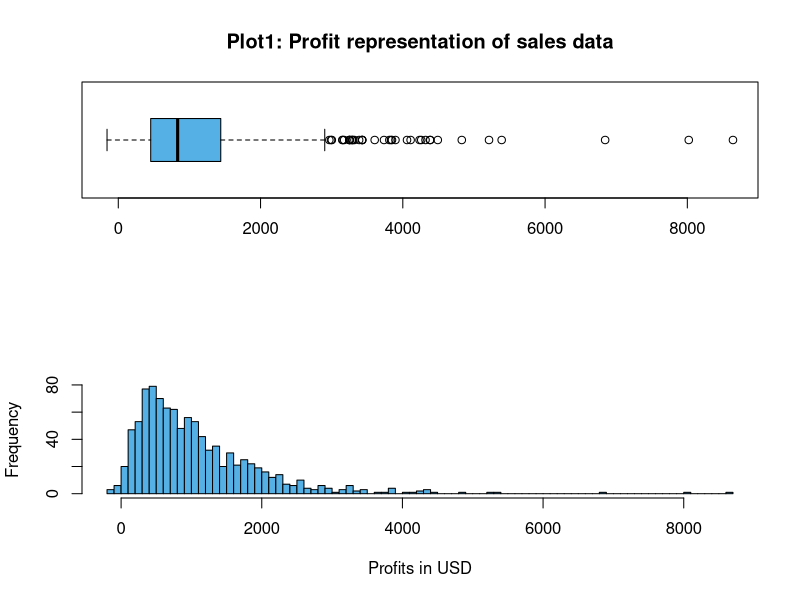
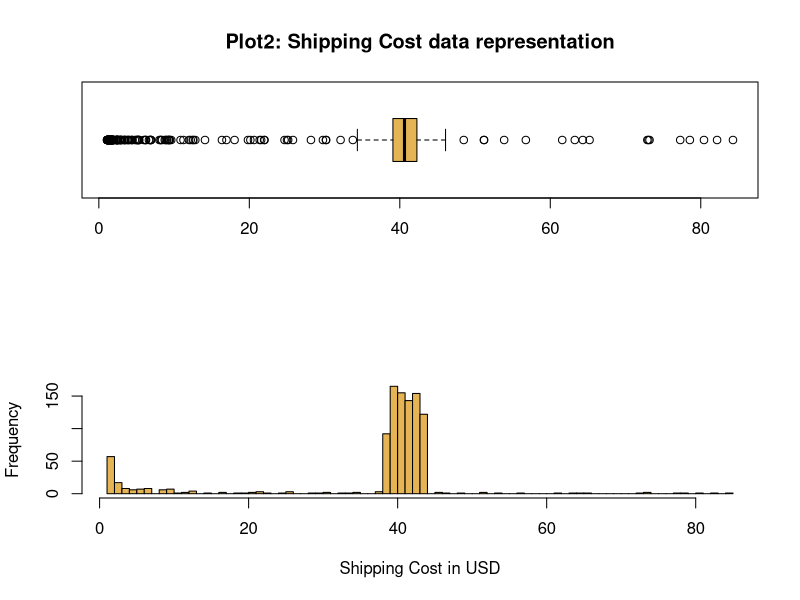
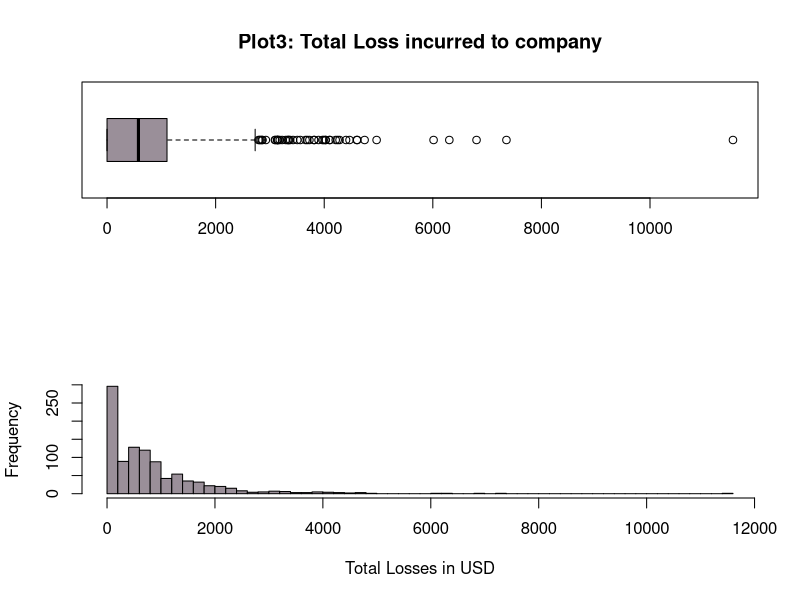
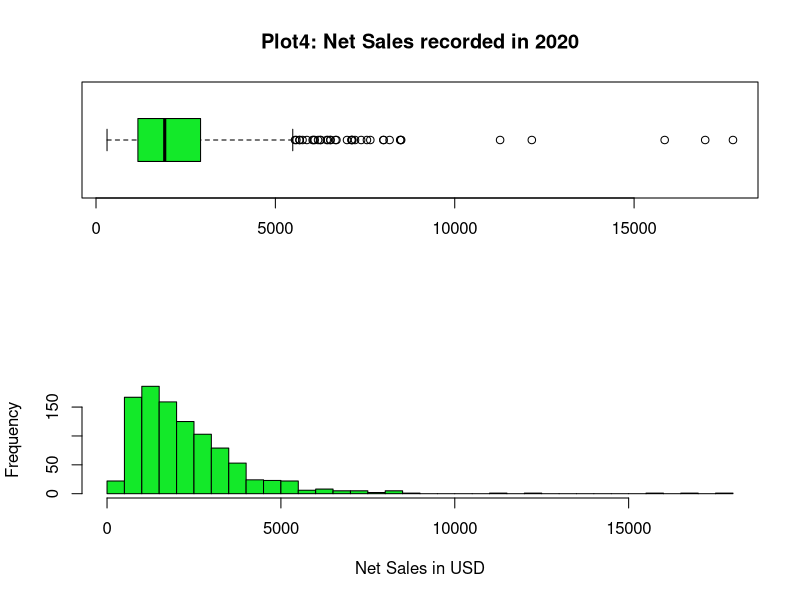
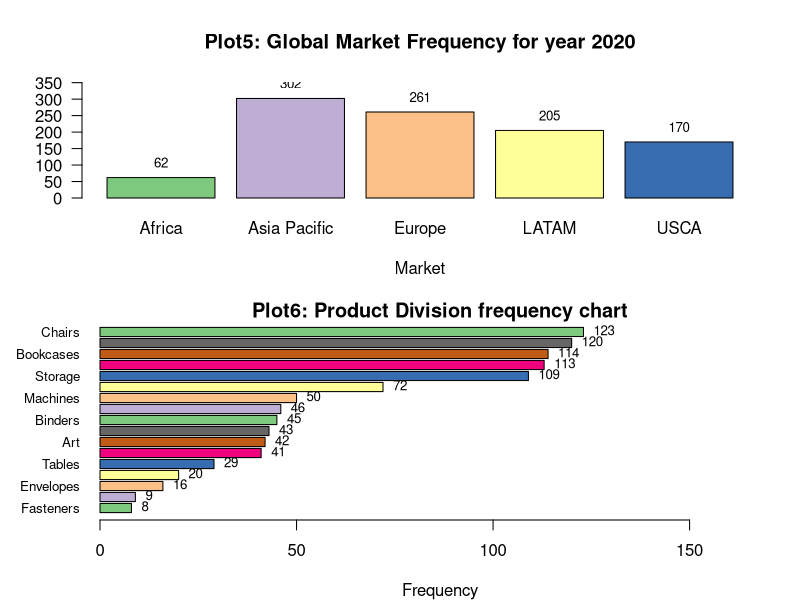
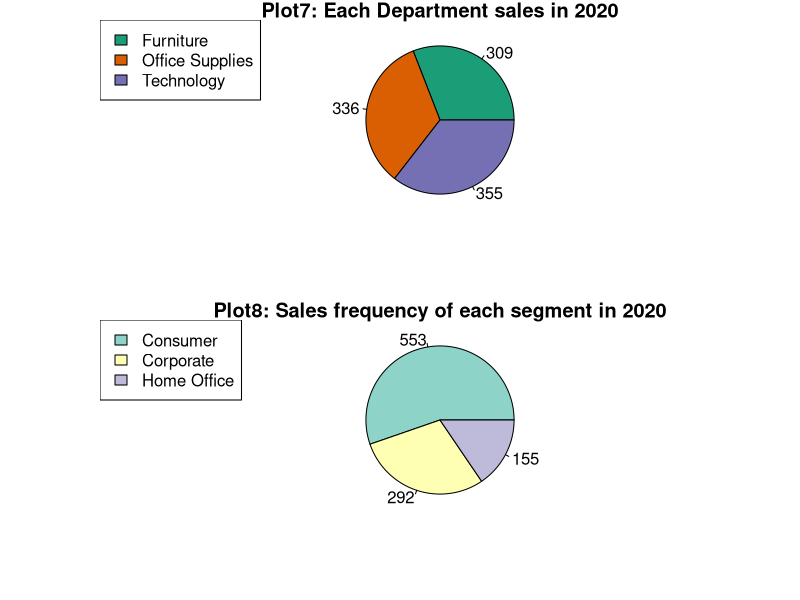
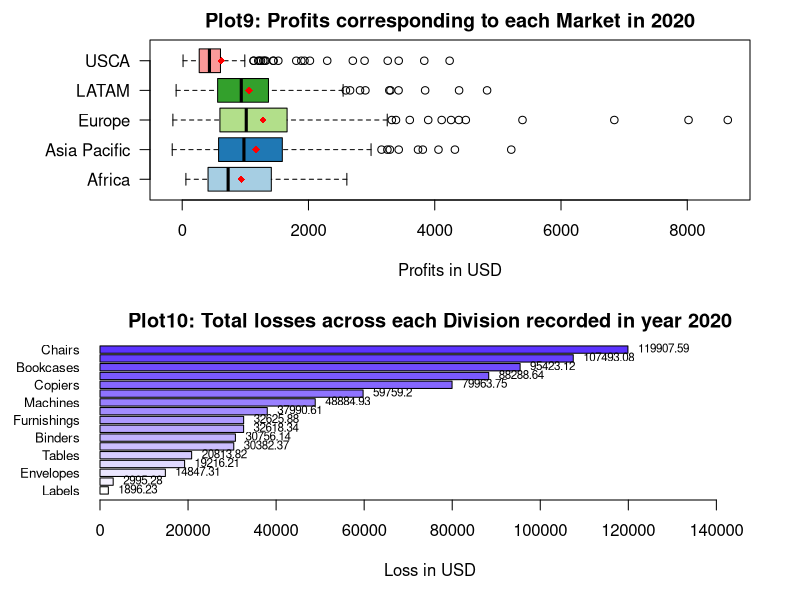
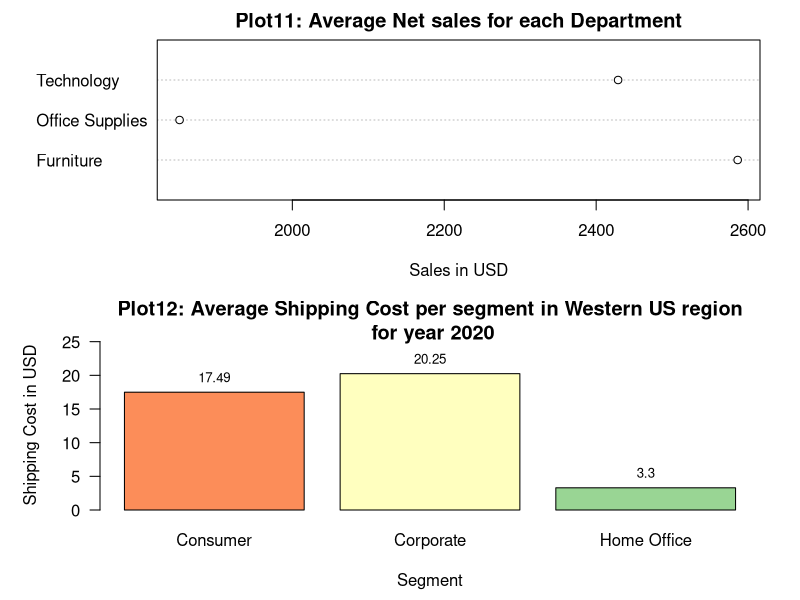

Here is the R script that generated these plots, in order:
## ---- chunk 1
# importing required libraries
library(dplyr)
library(RColorBrewer)
library(knitr)
library(readxl)
library(kableExtra)
library(ggplot2)
library(reshape2)

# importing data set
sales2020 <- read_xlsx("DataSets/Project6Data.xlsx")
## ---- chunk 2
# calculating the descriptive statistics
Tmean <- mean(sales2020$Sales_Total)
Tstdev <- sd(sales2020$Sales_Total)
Tmax <- max(sales2020$Sales_Total)
Tmin <- min(sales2020$Sales_Total)
Tmed <- median(sales2020$Sales_Total)
Trange <- Tmax-Tmin
Smean <- mean(sales2020$ShippingCost_Product)
Sstdev <- sd(sales2020$ShippingCost_Product)
Smax <- max(sales2020$ShippingCost_Product)
Smin <- min(sales2020$ShippingCost_Product)
Smed <- median(sales2020$ShippingCost_Product)
Srange <- Smax-Smin
Lmean <- mean(sales2020$Total_loss)
Lstdev <- sd(sales2020$Total_loss)
Lmax <- max(sales2020$Total_loss)
Lmin <- min(sales2020$Total_loss)
Lmed <- median(sales2020$Total_loss)
Lrange <- Lmax-Lmin
Nmean <- mean(sales2020$Net_Sale)
Nstdev <- sd(sales2020$Net_Sale)
Nmax <- max(sales2020$Net_Sale)
Nmin <- min(sales2020$Net_Sale)
Nmed <- median(sales2020$Net_Sale)
Nrange <- Nmax-Nmin
Pmean <- mean(sales2020$Profits)
Pstdev <- sd(sales2020$Profits)
Pmax <- max(sales2020$Profits)
Pmin <- min(sales2020$Profits)
Pmed <- median(sales2020$Profits)
Prange <- Pmax-Pmin
vec <- c(Tmean,Smean,Lmean,Nmean,Pmean,Tstdev,Sstdev,Lstdev,Nstdev,Pstdev,Tmed,Smed,Lmed,Nmed,Pmed,Trange,Srange,Lrange,Nrange,Prange)
colnm <- c("Total Sales","Shipping Cost","Total Loss","Net Sales","Profit")
rownm <- c("Mean","Std Dev","Median","Range")

# creating matrix
descSts <- matrix(vec,nrow = length(rownm),ncol = length(colnm),byrow = TRUE, dimnames = list(rownm,colnm))
kable(round(descSts,2), "html",caption = "<center>Table1: Basic statistics for Numerical variables") %>%
  kable_styling("striped", font_size = 14)

## ---- chunk 3
par(mfcol = c(2,1))

boxplot(sales2020$Profits, horizontal = T,col = "#55B0E5",main="Plot1: Profit representation of sales data")

hist(sales2020$Profits, breaks = 80, main = "",col = "#55B0E5", xlab = "Profits in USD")
    
## ---- chunk 4
par(mfcol = c(2,1))

boxplot(sales2020$ShippingCost_Product, horizontal = T,col = "#E5B555",main="Plot2: Shipping Cost data representation")

hist(sales2020$ShippingCost_Product, breaks = 80, main = "",col = "#E5B555", xlab = "Shipping Cost in USD")
## ---- chunk 5
par(mfcol = c(2,1))

boxplot(sales2020$Total_loss, horizontal = T,col = "#9A8F99",main="Plot3: Total Loss incurred to company")

hist(sales2020$Total_loss, breaks = 80, main = "",col = "#9A8F99", xlab = "Total Losses in USD")
## ---- chunk 6
par(mfcol = c(2,1))

boxplot(sales2020$Net_Sale, horizontal = T,col = "#13E929",main="Plot4: Net Sales recorded in 2020")

hist(sales2020$Net_Sale, breaks = 45, main = "",col = "#13E929", xlab = "Net Sales in USD")
## ---- chunk 7
tbl_Mkt <- table(sales2020$Market)

plot5 = barplot(tbl_Mkt,ylim = c(0,50+max(tbl_Mkt)), col = brewer.pal(5,"Accent"), las=1, 
                main = "Plot5: Global Market Frequency for year 2020", xlab = "Market")

text(x=plot5,y=tbl_Mkt,label=tbl_Mkt,pos=3,cex=0.8)
## ---- chunk 8
par(mar =c(4,5,1,1))
tbl_Dvsn <- table(sales2020$Division)
ord_dvsn <- tbl_Dvsn[order(tbl_Dvsn,decreasing = F)]

plt6 = barplot(ord_dvsn,horiz = T,xlim = c(0,50+max(ord_dvsn)), col = brewer.pal(8,"Accent"), las=1, cex.names = 0.8,
               main = "Plot6: Product Division frequency chart", xlab = "Frequency")

text(y=plt6,x=ord_dvsn,label=ord_dvsn,pos=4,cex=0.8)

## ---- chunk 9
tbl_Dept <- table(sales2020$Department)

plt7 = pie(tbl_Dept,labels = tbl_Dept,col = brewer.pal(3,"Dark2"), main = "Plot7: Each Department sales in 2020")

legend("topleft",names(tbl_Dept),border = "black",fill = brewer.pal(3,"Dark2"))
## ---- chunk 10
tbl_Op <- table(sales2020$Segment)

plt8 = pie(tbl_Op,labels = tbl_Op,col = brewer.pal(4,"Set3"),main = "Plot8: Sales frequency of each segment in 2020")

legend("topleft",names(tbl_Op),border = "black",fill = brewer.pal(4,"Set3"))

## ---- chunk 11
par(mai = c(1,1.5,0.4,0.5))
plt9 = boxplot(sales2020$Profits~sales2020$Market,horizontal = T,las=1,ylab="",cex.names=0.7 ,col = brewer.pal(5, "Paired"),
               main = "Plot9: Profits corresponding to each Market in 2020", xlab = "Profits in USD")
nsavg <- tapply(sales2020$Profits, sales2020$Market, mean)

points(x=nsavg, y=c(1,2,3,4,5), pch=18, col = "red")

## ---- chunk 12
par(mai = c(1,1,0.4,0.4))
Tloss <-  tapply(sales2020$Total_loss, sales2020$Division, sum)
SALoss <- Tloss[order(Tloss,decreasing = FALSE)]
plt10 = barplot(SALoss, horiz = T,las=1,cex.names = 0.8,xlim = c(0,30000+max(SALoss)), col = hsv(0.7, seq(0,0.8,length.out = 17), 1),
                main = "Plot10: Total losses across each Division recorded in year 2020", xlab = "Loss in USD")
text(SALoss,plt10,round(SALoss,2),cex = 0.7,pos=4)
## ---- chunk 13
NSMean = tapply(sales2020$Net_Sale, sales2020$Department, mean)

plt11 = dotchart(NSMean, main = "Plot11: Average Net sales for each Department", xlab = "Sales in USD")

## ---- chunk 14
par(mai = c(0.9,1,0.4,0.4))
WSsales <- filter(sales2020,sales2020$Region == "Western US")

scost <- tapply(WSsales$ShippingCost_Product, WSsales$Segment, mean)

kable(round(scost,2), caption = "<center>Table 2: Average Shipping cost across each Segment for Western US market in year 2020", "html", col.names = "Shipping Cost in USD") %>%
  kable_styling("striped", font_size = 14)

plt12 = barplot(scost,las=1, col = brewer.pal(3, "Spectral"), ylim = c(0,5+max(scost)),
                main = "Plot12: Average Shipping Cost per segment in Western US region\n for year 2020", xlab = "Segment", ylab = "Shipping Cost in USD")
text(x=plt12, y=scost, labels = round(scost,2),pos = 3, cex = 0.8)

## ---- chunk 15
sale_usca <- filter(sales2020, sales2020$Market == "USCA")

sale_africa <- filter(sales2020, sales2020$Market == "Africa")

sa_avg_prof <- tapply(sale_africa$Profits, sale_africa$Department, mean)
su_avg_prof <- tapply(sale_usca$Profits, sale_usca$Department, mean)

par(mfrow = c(2,2))

p1 = barplot(tbl_Mkt,ylim = c(0,50+max(tbl_Mkt)), col = brewer.pal(5,"Accent"), las=2, 
                main = "", xlab = "Market", cex.names = 0.7)

p2 = boxplot(sales2020$Profits~sales2020$Market,horizontal = T,las=1,ylab="",cex.names=0.7 ,col = brewer.pal(5, "Paired"),
               main = "", xlab = "Profits in USD")
nsavg <- tapply(sales2020$Profits, sales2020$Market, mean)
points(x=nsavg, y=c(1,2,3,4,5), pch=18, col = "red")

p3 = barplot(sa_avg_prof, ylim = c(0,200+max(sa_avg_prof)), col = "#577BB0", las=1, xlab = "Department",cex.names = 0.8)

p4 = barplot(su_avg_prof, ylim = c(0,200+max(su_avg_prof)), col = "#89CA68", las=1, xlab = "Department",cex.names = 0.8)
mtext("Plot13:Average Profit comparison between African and USCA market", side = 3, line = -3, outer = T,font = 3, cex = 1)
